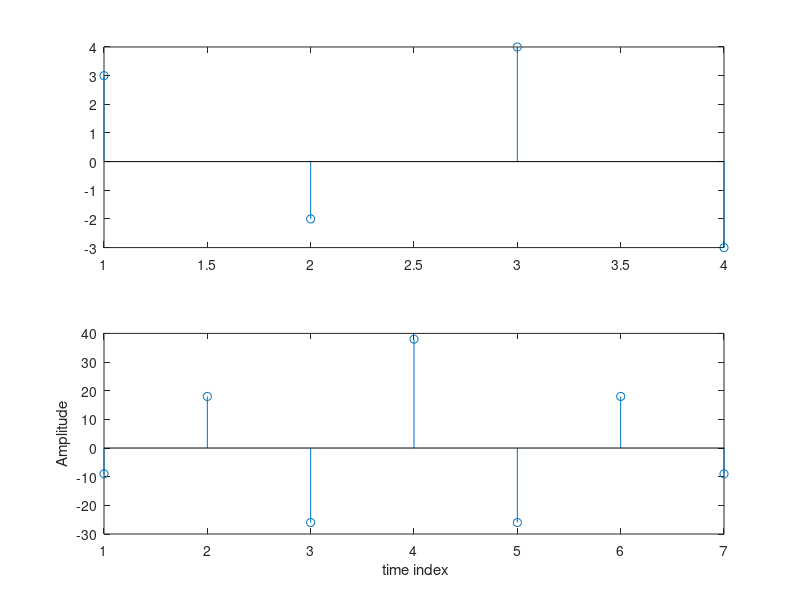

Reproduce this figure in MATLAB.
%B= 3 -2 4 -3]
x= [ 3 -2 4 -3];
subplot(2,1,1);
stem(x);
subplot(2,1,2);
y=xcorr(x,x); %auto correlation
stem(y);
xlabel(' time index');
ylabel('Amplitude');

